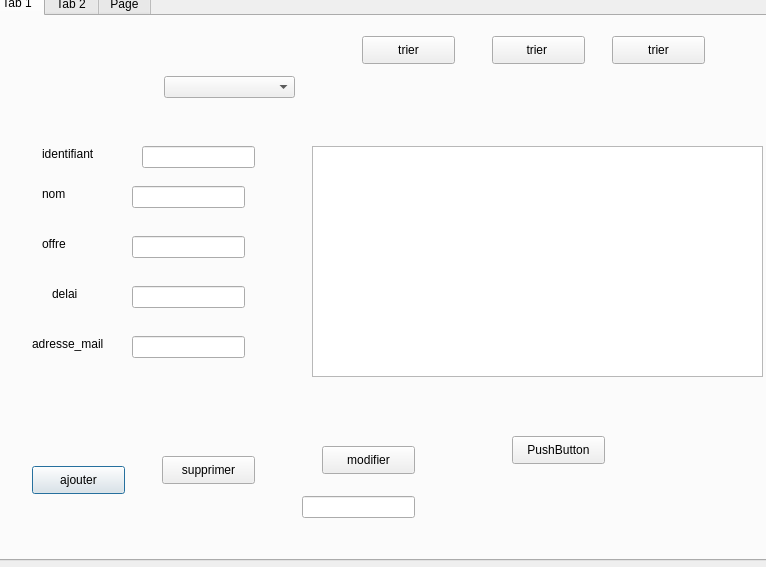
<?xml version="1.0" encoding="UTF-8"?>
<ui version="4.0">
 <class>Entreprises</class>
 <widget class="QDialog" name="Entreprises">
  <property name="geometry">
   <rect>
    <x>0</x>
    <y>0</y>
    <width>766</width>
    <height>567</height>
   </rect>
  </property>
  <property name="windowTitle">
   <string>Dialog</string>
  </property>
  <widget class="QTabWidget" name="tabWidget">
   <property name="geometry">
    <rect>
     <x>-10</x>
     <y>-10</y>
     <width>781</width>
     <height>571</height>
    </rect>
   </property>
   <property name="currentIndex">
    <number>0</number>
   </property>
   <widget class="QWidget" name="tab">
    <attribute name="title">
     <string>Tab 1</string>
    </attribute>
    <widget class="QLabel" name="label">
     <property name="geometry">
      <rect>
       <x>-10</x>
       <y>-30</y>
       <width>781</width>
       <height>531</height>
      </rect>
     </property>
     <property name="text">
      <string/>
     </property>
     <property name="pixmap">
      <pixmap>../../Bureau/fond maquette 3.png</pixmap>
     </property>
    </widget>
    <widget class="QPushButton" name="pushButton_ajouter">
     <property name="geometry">
      <rect>
       <x>40</x>
       <y>450</y>
       <width>93</width>
       <height>28</height>
      </rect>
     </property>
     <property name="text">
      <string>ajouter</string>
     </property>
    </widget>
    <widget class="QLabel" name="label_2">
     <property name="geometry">
      <rect>
       <x>50</x>
       <y>130</y>
       <width>56</width>
       <height>16</height>
      </rect>
     </property>
     <property name="text">
      <string>identifiant</string>
     </property>
    </widget>
    <widget class="QLabel" name="label_3">
     <property name="geometry">
      <rect>
       <x>50</x>
       <y>170</y>
       <width>56</width>
       <height>16</height>
      </rect>
     </property>
     <property name="text">
      <string>nom</string>
     </property>
    </widget>
    <widget class="QLabel" name="label_4">
     <property name="geometry">
      <rect>
       <x>50</x>
       <y>220</y>
       <width>56</width>
       <height>16</height>
      </rect>
     </property>
     <property name="text">
      <string>offre</string>
     </property>
    </widget>
    <widget class="QLabel" name="label_5">
     <property name="geometry">
      <rect>
       <x>60</x>
       <y>270</y>
       <width>56</width>
       <height>16</height>
      </rect>
     </property>
     <property name="text">
      <string>delai</string>
     </property>
    </widget>
    <widget class="QLineEdit" name="id">
     <property name="geometry">
      <rect>
       <x>150</x>
       <y>130</y>
       <width>113</width>
       <height>22</height>
      </rect>
     </property>
    </widget>
    <widget class="QLineEdit" name="le_nom">
     <property name="geometry">
      <rect>
       <x>140</x>
       <y>170</y>
       <width>113</width>
       <height>22</height>
      </rect>
     </property>
    </widget>
    <widget class="QLineEdit" name="le_offre">
     <property name="geometry">
      <rect>
       <x>140</x>
       <y>220</y>
       <width>113</width>
       <height>22</height>
      </rect>
     </property>
    </widget>
    <widget class="QLineEdit" name="le_delai">
     <property name="geometry">
      <rect>
       <x>140</x>
       <y>270</y>
       <width>113</width>
       <height>22</height>
      </rect>
     </property>
    </widget>
    <widget class="QTableView" name="tab_entreprises">
     <property name="geometry">
      <rect>
       <x>320</x>
       <y>130</y>
       <width>451</width>
       <height>231</height>
      </rect>
     </property>
    </widget>
    <widget class="QPushButton" name="pushButton_supprimer">
     <property name="geometry">
      <rect>
       <x>170</x>
       <y>440</y>
       <width>93</width>
       <height>28</height>
      </rect>
     </property>
     <property name="text">
      <string>supprimer</string>
     </property>
    </widget>
    <widget class="QPushButton" name="pushButton_modifier">
     <property name="geometry">
      <rect>
       <x>330</x>
       <y>430</y>
       <width>93</width>
       <height>28</height>
      </rect>
     </property>
     <property name="text">
      <string>modifier</string>
     </property>
    </widget>
    <widget class="QPushButton" name="pushButton_trier">
     <property name="geometry">
      <rect>
       <x>370</x>
       <y>20</y>
       <width>93</width>
       <height>28</height>
      </rect>
     </property>
     <property name="text">
      <string>trier</string>
     </property>
    </widget>
    <widget class="QLineEdit" name="rech">
     <property name="geometry">
      <rect>
       <x>310</x>
       <y>480</y>
       <width>113</width>
       <height>22</height>
      </rect>
     </property>
    </widget>
    <widget class="QComboBox" name="comboBox">
     <property name="geometry">
      <rect>
       <x>172</x>
       <y>60</y>
       <width>131</width>
       <height>22</height>
      </rect>
     </property>
    </widget>
    <widget class="QPushButton" name="pushButton_trier1">
     <property name="geometry">
      <rect>
       <x>500</x>
       <y>20</y>
       <width>93</width>
       <height>28</height>
      </rect>
     </property>
     <property name="text">
      <string>trier </string>
     </property>
    </widget>
    <widget class="QPushButton" name="pushButton_trier2">
     <property name="geometry">
      <rect>
       <x>620</x>
       <y>20</y>
       <width>93</width>
       <height>28</height>
      </rect>
     </property>
     <property name="text">
      <string>trier</string>
     </property>
    </widget>
    <widget class="QLabel" name="label_6">
     <property name="geometry">
      <rect>
       <x>40</x>
       <y>320</y>
       <width>81</width>
       <height>16</height>
      </rect>
     </property>
     <property name="text">
      <string>adresse_mail</string>
     </property>
    </widget>
    <widget class="QLineEdit" name="mail">
     <property name="geometry">
      <rect>
       <x>140</x>
       <y>320</y>
       <width>113</width>
       <height>22</height>
      </rect>
     </property>
    </widget>
    <widget class="QPushButton" name="exporterExel">
     <property name="geometry">
      <rect>
       <x>520</x>
       <y>420</y>
       <width>93</width>
       <height>28</height>
      </rect>
     </property>
     <property name="text">
      <string>PushButton</string>
     </property>
    </widget>
   </widget>
   <widget class="QWidget" name="tab_2">
    <attribute name="title">
     <string>Tab 2</string>
    </attribute>
    <widget class="QGroupBox" name="groupBox_2">
     <property name="geometry">
      <rect>
       <x>0</x>
       <y>0</y>
       <width>801</width>
       <height>531</height>
      </rect>
     </property>
     <property name="title">
      <string>Envoie email</string>
     </property>
     <widget class="QGroupBox" name="groupBox_7">
      <property name="geometry">
       <rect>
        <x>10</x>
        <y>10</y>
        <width>551</width>
        <height>161</height>
       </rect>
      </property>
      <property name="title">
       <string>liste</string>
      </property>
      <widget class="QTableView" name="tableView_email">
       <property name="geometry">
        <rect>
         <x>10</x>
         <y>20</y>
         <width>531</width>
         <height>131</height>
        </rect>
       </property>
       <property name="styleSheet">
        <string notr="true">background-color: rgb(255, 255, 255);</string>
       </property>
      </widget>
     </widget>
     <widget class="QLineEdit" name="lineEdit_from_email">
      <property name="geometry">
       <rect>
        <x>10</x>
        <y>180</y>
        <width>331</width>
        <height>20</height>
       </rect>
      </property>
      <property name="styleSheet">
       <string notr="true">background-color: rgb(255, 255, 255);</string>
      </property>
      <property name="placeholderText">
       <string>from</string>
      </property>
     </widget>
     <widget class="QLineEdit" name="lineEdit_psswrd_email">
      <property name="geometry">
       <rect>
        <x>350</x>
        <y>180</y>
        <width>241</width>
        <height>20</height>
       </rect>
      </property>
      <property name="styleSheet">
       <string notr="true">background-color: rgb(255, 255, 255);</string>
      </property>
      <property name="placeholderText">
       <string>password</string>
      </property>
     </widget>
     <widget class="QLineEdit" name="lineEdit_to_email">
      <property name="geometry">
       <rect>
        <x>10</x>
        <y>210</y>
        <width>591</width>
        <height>20</height>
       </rect>
      </property>
      <property name="styleSheet">
       <string notr="true">background-color: rgb(255, 255, 255);</string>
      </property>
      <property name="placeholderText">
       <string>to</string>
      </property>
     </widget>
     <widget class="QLineEdit" name="lineEdit_atchmnt_email">
      <property name="geometry">
       <rect>
        <x>10</x>
        <y>240</y>
        <width>491</width>
        <height>20</height>
       </rect>
      </property>
      <property name="styleSheet">
       <string notr="true">background-color: rgb(255, 255, 255);</string>
      </property>
      <property name="placeholderText">
       <string>attachment</string>
      </property>
     </widget>
     <widget class="QLineEdit" name="lineEdit_subject_email">
      <property name="geometry">
       <rect>
        <x>10</x>
        <y>270</y>
        <width>491</width>
        <height>20</height>
       </rect>
      </property>
      <property name="styleSheet">
       <string notr="true">background-color: rgb(255, 255, 255);</string>
      </property>
      <property name="placeholderText">
       <string>subject</string>
      </property>
     </widget>
     <widget class="QTextEdit" name="textEdit_email">
      <property name="geometry">
       <rect>
        <x>10</x>
        <y>300</y>
        <width>771</width>
        <height>201</height>
       </rect>
      </property>
      <property name="styleSheet">
       <string notr="true">background-color: rgb(255, 255, 255);</string>
      </property>
      <property name="placeholderText">
       <string/>
      </property>
     </widget>
     <widget class="QPushButton" name="pushButton_browse_email">
      <property name="geometry">
       <rect>
        <x>510</x>
        <y>240</y>
        <width>91</width>
        <height>21</height>
       </rect>
      </property>
      <property name="text">
       <string>Browse...</string>
      </property>
     </widget>
     <widget class="QPushButton" name="pushButton_send_email">
      <property name="geometry">
       <rect>
        <x>510</x>
        <y>270</y>
        <width>91</width>
        <height>23</height>
       </rect>
      </property>
      <property name="text">
       <string>send</string>
      </property>
     </widget>
    </widget>
   </widget>
   <widget class="QWidget" name="tab_3">
    <attribute name="title">
     <string>Page</string>
    </attribute>
    <widget class="QFrame" name="horizontalFrame">
     <property name="geometry">
      <rect>
       <x>150</x>
       <y>60</y>
       <width>160</width>
       <height>80</height>
      </rect>
     </property>
     <layout class="QHBoxLayout" name="horizontalLayout"/>
    </widget>
   </widget>
  </widget>
 </widget>
 <resources/>
 <connections/>
</ui>
